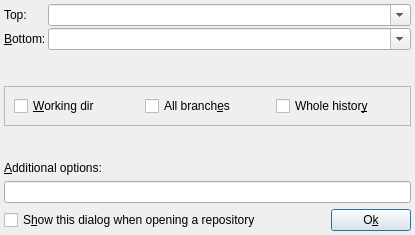
<ui version="4.0" >
 <class>RangeSelectBase</class>
 <widget class="QDialog" name="RangeSelectBase" >
  <property name="geometry" >
   <rect>
    <x>0</x>
    <y>0</y>
    <width>415</width>
    <height>235</height>
   </rect>
  </property>
  <property name="windowTitle" >
   <string>Range select</string>
  </property>
  <property name="windowIcon" >
   <iconset resource="icons.qrc" >:/icons/resources/range_select.png</iconset>
  </property>
  <property name="modal" >
   <bool>true</bool>
  </property>
  <layout class="QHBoxLayout" >
   <property name="spacing" >
    <number>0</number>
   </property>
   <property name="leftMargin" >
    <number>4</number>
   </property>
   <property name="topMargin" >
    <number>4</number>
   </property>
   <property name="rightMargin" >
    <number>4</number>
   </property>
   <property name="bottomMargin" >
    <number>4</number>
   </property>
   <item>
    <layout class="QVBoxLayout" >
     <property name="spacing" >
      <number>6</number>
     </property>
     <property name="leftMargin" >
      <number>0</number>
     </property>
     <property name="topMargin" >
      <number>0</number>
     </property>
     <property name="rightMargin" >
      <number>0</number>
     </property>
     <property name="bottomMargin" >
      <number>0</number>
     </property>
     <item>
      <layout class="QGridLayout" >
       <property name="leftMargin" >
        <number>0</number>
       </property>
       <property name="topMargin" >
        <number>0</number>
       </property>
       <property name="rightMargin" >
        <number>0</number>
       </property>
       <property name="bottomMargin" >
        <number>0</number>
       </property>
       <property name="horizontalSpacing" >
        <number>2</number>
       </property>
       <property name="verticalSpacing" >
        <number>2</number>
       </property>
       <item row="1" column="1" >
        <widget class="QComboBox" name="comboBoxFrom" >
         <property name="sizePolicy" >
          <sizepolicy vsizetype="Minimum" hsizetype="Expanding" >
           <horstretch>0</horstretch>
           <verstretch>0</verstretch>
          </sizepolicy>
         </property>
         <property name="toolTip" >
          <string>Select a tag or paste/write a rev</string>
         </property>
         <property name="editable" >
          <bool>true</bool>
         </property>
         <property name="insertPolicy" >
          <enum>QComboBox::NoInsert</enum>
         </property>
        </widget>
       </item>
       <item row="0" column="0" >
        <widget class="QLabel" name="textLabelTo" >
         <property name="text" >
          <string>Top:</string>
         </property>
         <property name="wordWrap" >
          <bool>false</bool>
         </property>
         <property name="buddy" >
          <cstring>comboBoxTo</cstring>
         </property>
        </widget>
       </item>
       <item row="1" column="0" >
        <widget class="QLabel" name="textLabelFrom" >
         <property name="text" >
          <string>&amp;Bottom:</string>
         </property>
         <property name="wordWrap" >
          <bool>false</bool>
         </property>
         <property name="buddy" >
          <cstring>comboBoxFrom</cstring>
         </property>
        </widget>
       </item>
       <item row="0" column="1" >
        <widget class="QComboBox" name="comboBoxTo" >
         <property name="sizePolicy" >
          <sizepolicy vsizetype="Minimum" hsizetype="Expanding" >
           <horstretch>0</horstretch>
           <verstretch>0</verstretch>
          </sizepolicy>
         </property>
         <property name="toolTip" >
          <string>Select a tag or paste/write a rev</string>
         </property>
         <property name="editable" >
          <bool>true</bool>
         </property>
         <property name="insertPolicy" >
          <enum>QComboBox::NoInsert</enum>
         </property>
        </widget>
       </item>
      </layout>
     </item>
     <item>
      <spacer>
       <property name="orientation" >
        <enum>Qt::Vertical</enum>
       </property>
       <property name="sizeType" >
        <enum>QSizePolicy::Expanding</enum>
       </property>
       <property name="sizeHint" >
        <size>
         <width>395</width>
         <height>16</height>
        </size>
       </property>
      </spacer>
     </item>
     <item>
      <widget class="QFrame" name="frame" >
       <property name="frameShape" >
        <enum>QFrame::StyledPanel</enum>
       </property>
       <property name="frameShadow" >
        <enum>QFrame::Raised</enum>
       </property>
       <layout class="QHBoxLayout" >
        <property name="spacing" >
         <number>6</number>
        </property>
        <property name="leftMargin" >
         <number>9</number>
        </property>
        <property name="topMargin" >
         <number>9</number>
        </property>
        <property name="rightMargin" >
         <number>9</number>
        </property>
        <property name="bottomMargin" >
         <number>9</number>
        </property>
        <item>
         <layout class="QHBoxLayout" >
          <property name="spacing" >
           <number>6</number>
          </property>
          <property name="leftMargin" >
           <number>0</number>
          </property>
          <property name="topMargin" >
           <number>0</number>
          </property>
          <property name="rightMargin" >
           <number>0</number>
          </property>
          <property name="bottomMargin" >
           <number>0</number>
          </property>
          <item>
           <widget class="QCheckBox" name="checkBoxDiffCache" >
            <property name="toolTip" >
             <string>Check to see git status. Necessary for committing.</string>
            </property>
            <property name="text" >
             <string>&amp;Working dir</string>
            </property>
            <property name="shortcut" >
             <string>Alt+W</string>
            </property>
           </widget>
          </item>
          <item>
           <widget class="QCheckBox" name="checkBoxShowAll" >
            <property name="toolTip" >
             <string>Check to enable '--all' option</string>
            </property>
            <property name="text" >
             <string>All branch&amp;es</string>
            </property>
            <property name="shortcut" >
             <string>Alt+E</string>
            </property>
           </widget>
          </item>
          <item>
           <widget class="QCheckBox" name="checkBoxShowWholeHistory" >
            <property name="toolTip" >
             <string>Check to view all the revisions</string>
            </property>
            <property name="text" >
             <string>Whole histor&amp;y</string>
            </property>
            <property name="shortcut" >
             <string>Alt+Y</string>
            </property>
           </widget>
          </item>
         </layout>
        </item>
       </layout>
      </widget>
     </item>
     <item>
      <spacer>
       <property name="orientation" >
        <enum>Qt::Vertical</enum>
       </property>
       <property name="sizeType" >
        <enum>QSizePolicy::Expanding</enum>
       </property>
       <property name="sizeHint" >
        <size>
         <width>395</width>
         <height>16</height>
        </size>
       </property>
      </spacer>
     </item>
     <item>
      <layout class="QVBoxLayout" >
       <property name="spacing" >
        <number>6</number>
       </property>
       <property name="leftMargin" >
        <number>0</number>
       </property>
       <property name="topMargin" >
        <number>0</number>
       </property>
       <property name="rightMargin" >
        <number>0</number>
       </property>
       <property name="bottomMargin" >
        <number>0</number>
       </property>
       <item>
        <widget class="QLabel" name="textLabelOptions" >
         <property name="sizePolicy" >
          <sizepolicy vsizetype="Minimum" hsizetype="Expanding" >
           <horstretch>0</horstretch>
           <verstretch>0</verstretch>
          </sizepolicy>
         </property>
         <property name="text" >
          <string>&amp;Additional options:</string>
         </property>
         <property name="wordWrap" >
          <bool>false</bool>
         </property>
         <property name="buddy" >
          <cstring>lineEditOptions</cstring>
         </property>
        </widget>
       </item>
       <item>
        <widget class="QLineEdit" name="lineEditOptions" >
         <property name="sizePolicy" >
          <sizepolicy vsizetype="Minimum" hsizetype="Expanding" >
           <horstretch>0</horstretch>
           <verstretch>0</verstretch>
          </sizepolicy>
         </property>
         <property name="toolTip" >
          <string>Extra options to feed 'git log'</string>
         </property>
        </widget>
       </item>
      </layout>
     </item>
     <item>
      <layout class="QHBoxLayout" >
       <property name="spacing" >
        <number>6</number>
       </property>
       <property name="leftMargin" >
        <number>0</number>
       </property>
       <property name="topMargin" >
        <number>0</number>
       </property>
       <property name="rightMargin" >
        <number>0</number>
       </property>
       <property name="bottomMargin" >
        <number>0</number>
       </property>
       <item>
        <widget class="QCheckBox" name="checkBoxShowDialog" >
         <property name="sizePolicy" >
          <sizepolicy vsizetype="Minimum" hsizetype="Minimum" >
           <horstretch>0</horstretch>
           <verstretch>0</verstretch>
          </sizepolicy>
         </property>
         <property name="toolTip" >
          <string>You can always re-enable the dialog from settings.</string>
         </property>
         <property name="text" >
          <string>S&amp;how this dialog when opening a repository</string>
         </property>
         <property name="shortcut" >
          <string>Alt+H</string>
         </property>
        </widget>
       </item>
       <item>
        <spacer>
         <property name="orientation" >
          <enum>Qt::Horizontal</enum>
         </property>
         <property name="sizeType" >
          <enum>QSizePolicy::Expanding</enum>
         </property>
         <property name="sizeHint" >
          <size>
           <width>80</width>
           <height>20</height>
          </size>
         </property>
        </spacer>
       </item>
       <item>
        <widget class="QPushButton" name="pushButtonOk" >
         <property name="sizePolicy" >
          <sizepolicy vsizetype="Fixed" hsizetype="Fixed" >
           <horstretch>0</horstretch>
           <verstretch>0</verstretch>
          </sizepolicy>
         </property>
         <property name="text" >
          <string>O&amp;k</string>
         </property>
         <property name="shortcut" >
          <string>Alt+K</string>
         </property>
         <property name="default" >
          <bool>true</bool>
         </property>
        </widget>
       </item>
      </layout>
     </item>
    </layout>
   </item>
  </layout>
 </widget>
 <layoutdefault spacing="6" margin="11" />
 <resources>
  <include location="icons.qrc" />
 </resources>
 <connections>
  <connection>
   <sender>pushButtonOk</sender>
   <signal>clicked()</signal>
   <receiver>RangeSelectBase</receiver>
   <slot>pushButtonOk_clicked()</slot>
   <hints>
    <hint type="sourcelabel" >
     <x>20</x>
     <y>20</y>
    </hint>
    <hint type="destinationlabel" >
     <x>20</x>
     <y>20</y>
    </hint>
   </hints>
  </connection>
  <connection>
   <sender>checkBoxShowDialog</sender>
   <signal>toggled(bool)</signal>
   <receiver>RangeSelectBase</receiver>
   <slot>checkBoxShowDialog_toggled(bool)</slot>
   <hints>
    <hint type="sourcelabel" >
     <x>20</x>
     <y>20</y>
    </hint>
    <hint type="destinationlabel" >
     <x>20</x>
     <y>20</y>
    </hint>
   </hints>
  </connection>
  <connection>
   <sender>checkBoxDiffCache</sender>
   <signal>toggled(bool)</signal>
   <receiver>RangeSelectBase</receiver>
   <slot>checkBoxDiffCache_toggled(bool)</slot>
   <hints>
    <hint type="sourcelabel" >
     <x>78</x>
     <y>98</y>
    </hint>
    <hint type="destinationlabel" >
     <x>207</x>
     <y>117</y>
    </hint>
   </hints>
  </connection>
  <connection>
   <sender>checkBoxShowAll</sender>
   <signal>toggled(bool)</signal>
   <receiver>RangeSelectBase</receiver>
   <slot>checkBoxShowAll_toggled(bool)</slot>
   <hints>
    <hint type="sourcelabel" >
     <x>207</x>
     <y>98</y>
    </hint>
    <hint type="destinationlabel" >
     <x>207</x>
     <y>117</y>
    </hint>
   </hints>
  </connection>
  <connection>
   <sender>checkBoxShowWholeHistory</sender>
   <signal>toggled(bool)</signal>
   <receiver>RangeSelectBase</receiver>
   <slot>checkBoxShowWholeHistory_toggled(bool)</slot>
   <hints>
    <hint type="sourcelabel" >
     <x>336</x>
     <y>98</y>
    </hint>
    <hint type="destinationlabel" >
     <x>207</x>
     <y>117</y>
    </hint>
   </hints>
  </connection>
 </connections>
</ui>
